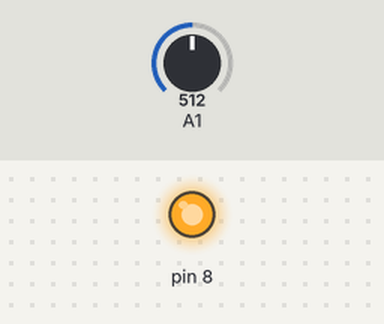
Recording of a sketch running on a simulated Arduino Uno, built with avr-gcc and run on an emulated ATmega328P. Parts: output pins drawn as LEDs (lit = HIGH). The inputs (shaded band) are chosen by the test bench; at power-on: A1 = 512. What the sketch prints to the serial monitor is not drawn.

Above: at 1.2 s.
1.3 s: A1 set to 108
4.3 s: A1 set to 92
Timing chart, 0 to 7.3 s (numbered marks = the images above; inputs shaded):
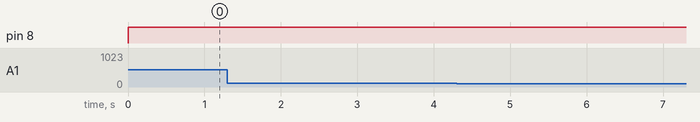

The sketch:

SingleSensorTestv1.ino
```cpp
/*
  Single Sensor Test
  By: Sasha Dauz, Jacob Horstman
  Written: April 19, 2025
  I/O Pins
  A1: [Input] Center Line Follower
  D8: [Output] LEDs (all 4 of em)
  Comments: Black = 0
            White = 1023
  ...
*/

void setup() {
  Serial.begin(9600);

  // Configure Port B output
  DDRB = 0x01;

  // Configure ADC
    ADCSRA = 0xE7; // [1110 0111]
                  // ADC Enabled               bit 1
                  // ADC Start Conversion      bit 2
                  // ADC Auto Trigger Enable   bit 3
                  // ADC Interrupt Flag        bit 4
                  // ADC Interrupt Disabled    bit 5
                  // ADC Prescaler set to 128  bits 678

    ADCSRB = 0x00; // [0000 0000]
                  // -                         bits 7543
                  // Free-running mode         bits 210

    ADMUX = 0x41;  // [0100 0000] A0 | [0100 0001] A1 | [0100 0010] A2
                  // Reference AVCC
                  // ADLAR = 0 (Full Prec)
                  // ADC0 0x40, ADC1 0x41, ADC2 0x42
}

void loop() {
  PORTB |= 0x01;
  Serial.print("ADC Value" );
  Serial.println(ADC);
}
```

Measured:
- after the input at 1.3 s, every drawn part: stays the same
- after the input at 4.3 s, every drawn part: stays the same
